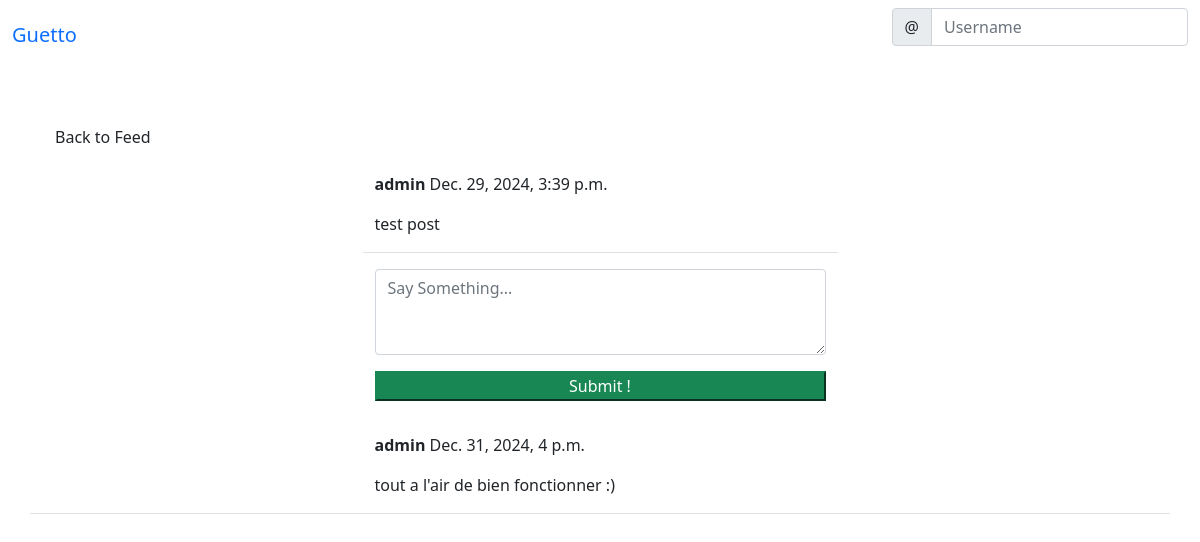
The app's page /social/post/1 (signed in) with its own data.
### social/models.py (models this page shows)
class Post(models.Model):
    body = models.TextField()
    image = models.ImageField(upload_to='uploads/post_photos', blank=True, null=True)
    created_on = models.DateTimeField(default=timezone.now)
    author = models.ForeignKey(User, on_delete=models.CASCADE)
    likes = models.ManyToManyField(User, related_name='likes', blank=True)

class Comment(models.Model):
    comment = models.TextField()
    created_on = models.DateTimeField(default=timezone.now)
    author = models.ForeignKey(User, on_delete=models.CASCADE)
    post = models.ForeignKey('Post', on_delete=models.CASCADE )

### social/views.py (the view, shortened to what this page needs)
# urls.py: path('post/<int:pk>', PostDetailView.as_view(), name='post-detail'),
class PostDetailView(LoginRequiredMixin, View):
    def get(self, request, pk, *args, **kwargs):
        post = Post.objects.get(pk=pk)
        form = CommentForm()
        comments = Comment.objects.filter(post=post).order_by('-created_on')
        context = {
            'post': post,
            'form': form,
            'comments': comments,
        }
        return render(request, 'social/post_detail.html', context)

### social/forms.py
class CommentForm(forms.ModelForm):
    comment = forms.CharField(
            label='',
            widget=forms.Textarea(attrs={
                'rows': '3',
                'placeholder': 'Say Something...'
                }
                )
        )
    class Meta:
        model = Comment
        fields = ['comment']

### social/templates/social/post_detail.html (shortened to what this page needs)
{% extends 'landing/base.html' %}
{% load crispy_forms_tags %}
{% block content %}
    {% if user.is_authenticated %}
    <div class="container">
        <div class="row mt-5">
            <div class="col-md-5 col-sm-6">
                <a href="{% url 'post-list' %}" class="btn btn_light">Back to Feed</a>
            </div>
        </div>
        <div class="row justify-content-center mt-3">
            <div class="col-md-5 col-sm-12 border-bottom">
                <p><strong>{{ post.author }}</strong> {{ post.created_on }} </p>
                <p>{{ post.body }}</p>
            </div>
        </div>
        <div class="row justify-content-center mt-3">
            <div class="col-md-5 col-sm-12">
                <form method="post">
                    {{ form | crispy }}
                    <div class="d-grid gap-2">
                        <button class="btnb btn-success mt-3">Submit !</button>
                    </div>
                </form>
            </div>
        </div>
        {% for comment in comments %}
        <div class="row justify-content-center mt-3 mb-5 border-bottom">
            <div class="col-md-5 col-sm-12">
                <p>
                    <strong>{{ comment.author }}</strong> {{ comment.created_on }}
                </p>
                <p>{{ comment.comment }}</p>
            </div>
        </div>
        {% endfor %}
    </div>
    {% endif %}
{% endblock content %}

### records on screen
Post: author "admin", created_on "Dec. 29, 2024, 3:39 p.m.", body "test post"
Comment: author "admin", created_on "Dec. 31, 2024, 4 p.m.", comment "tout a l'air de bien fonctionner :)"
